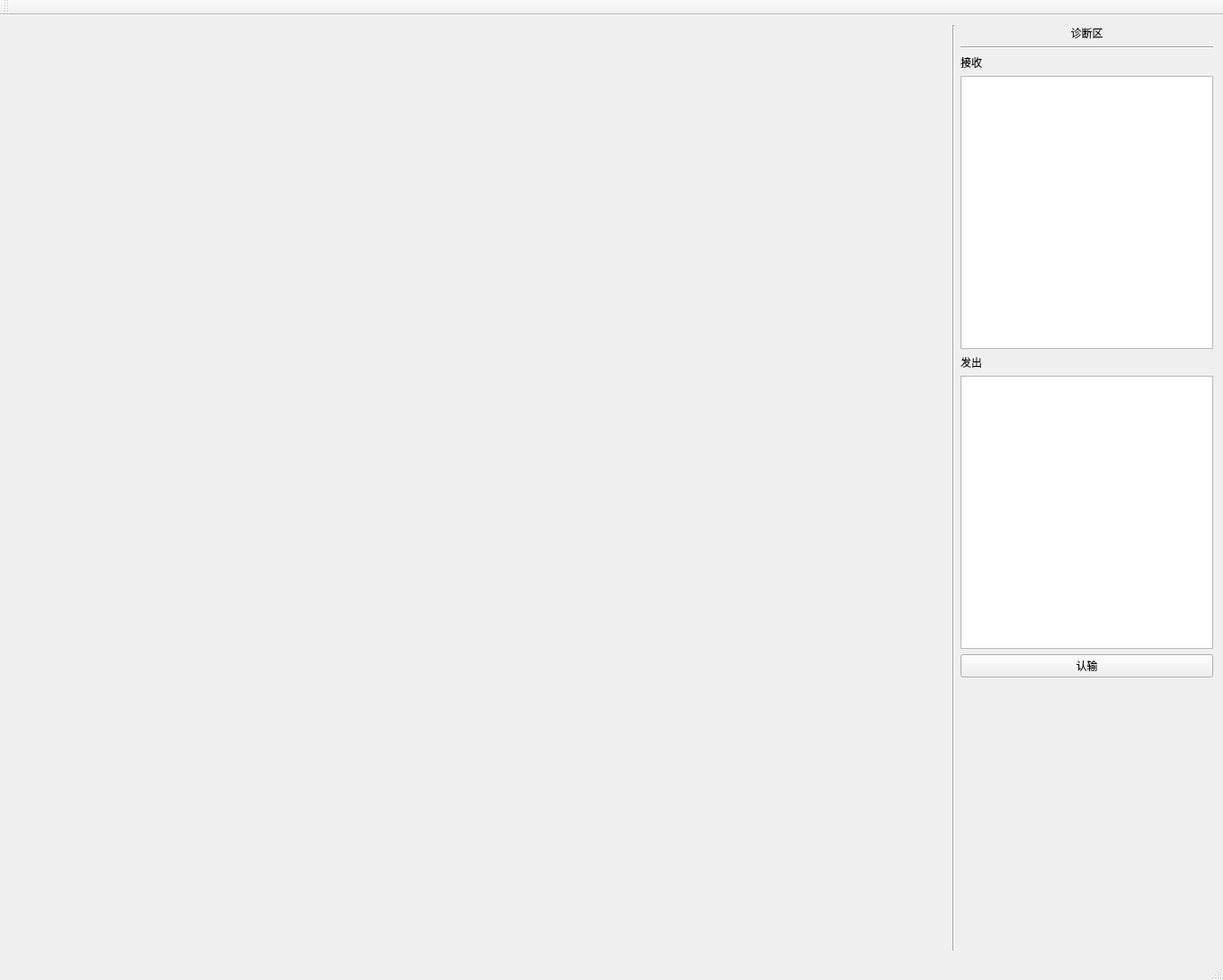
<?xml version="1.0" encoding="UTF-8"?>
<ui version="4.0">
 <class>MainWindow</class>
 <widget class="QMainWindow" name="MainWindow">
  <property name="geometry">
   <rect>
    <x>0</x>
    <y>0</y>
    <width>1370</width>
    <height>1098</height>
   </rect>
  </property>
  <property name="windowTitle">
   <string>MainWindow</string>
  </property>
  <widget class="QWidget" name="centralWidget">
   <layout class="QHBoxLayout" name="horizontalLayout_3">
    <item>
     <layout class="QHBoxLayout" name="horizontalLayout">
      <item>
       <layout class="QVBoxLayout" name="verticalLayout">
        <item>
         <widget class="Widget" name="widget" native="true">
          <property name="sizePolicy">
           <sizepolicy hsizetype="MinimumExpanding" vsizetype="MinimumExpanding">
            <horstretch>0</horstretch>
            <verstretch>0</verstretch>
           </sizepolicy>
          </property>
          <property name="minimumSize">
           <size>
            <width>1050</width>
            <height>1000</height>
           </size>
          </property>
         </widget>
        </item>
       </layout>
      </item>
      <item>
       <widget class="Line" name="line_3">
        <property name="orientation">
         <enum>Qt::Vertical</enum>
        </property>
       </widget>
      </item>
      <item>
       <layout class="QVBoxLayout" name="verticalLayout_2">
        <item>
         <widget class="QLabel" name="label_2">
          <property name="text">
           <string>诊断区</string>
          </property>
          <property name="alignment">
           <set>Qt::AlignCenter</set>
          </property>
         </widget>
        </item>
        <item>
         <widget class="Line" name="line_2">
          <property name="orientation">
           <enum>Qt::Horizontal</enum>
          </property>
         </widget>
        </item>
        <item>
         <widget class="QLabel" name="label_3">
          <property name="text">
           <string>接收</string>
          </property>
         </widget>
        </item>
        <item>
         <widget class="QTextEdit" name="InTextEdit">
          <property name="readOnly">
           <bool>true</bool>
          </property>
         </widget>
        </item>
        <item>
         <widget class="QLabel" name="label_4">
          <property name="text">
           <string>发出</string>
          </property>
         </widget>
        </item>
        <item>
         <widget class="QTextEdit" name="OutTextEdit">
          <property name="readOnly">
           <bool>true</bool>
          </property>
         </widget>
        </item>
        <item>
         <widget class="QPushButton" name="GiveUpBtn">
          <property name="sizePolicy">
           <sizepolicy hsizetype="Expanding" vsizetype="Fixed">
            <horstretch>0</horstretch>
            <verstretch>0</verstretch>
           </sizepolicy>
          </property>
          <property name="text">
           <string>认输</string>
          </property>
         </widget>
        </item>
        <item>
         <spacer name="verticalSpacer">
          <property name="orientation">
           <enum>Qt::Vertical</enum>
          </property>
          <property name="sizeHint" stdset="0">
           <size>
            <width>20</width>
            <height>40</height>
           </size>
          </property>
         </spacer>
        </item>
       </layout>
      </item>
     </layout>
    </item>
   </layout>
  </widget>
  <widget class="QMenuBar" name="menuBar">
   <property name="geometry">
    <rect>
     <x>0</x>
     <y>0</y>
     <width>1370</width>
     <height>22</height>
    </rect>
   </property>
  </widget>
  <widget class="QToolBar" name="mainToolBar">
   <attribute name="toolBarArea">
    <enum>TopToolBarArea</enum>
   </attribute>
   <attribute name="toolBarBreak">
    <bool>false</bool>
   </attribute>
  </widget>
  <widget class="QStatusBar" name="statusBar"/>
 </widget>
 <layoutdefault spacing="6" margin="11"/>
 <customwidgets>
  <customwidget>
   <class>Widget</class>
   <extends>QWidget</extends>
   <header>widget.h</header>
   <container>1</container>
  </customwidget>
 </customwidgets>
 <resources/>
 <connections/>
</ui>
